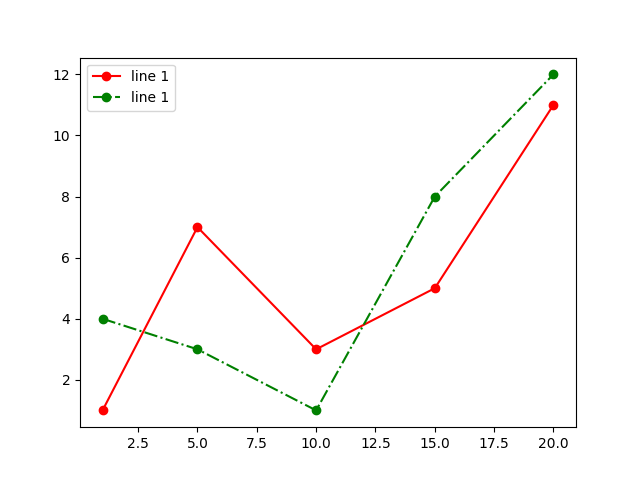

Write Python code to recreate this figure.
import matplotlib.pyplot as plt
x = [1, 5, 10, 15, 20]
y1 = [1, 7, 3, 5, 11]
y2 = [4, 3, 1, 8, 12]
plt.plot(x, y1, 'o-r', label='line 1')
plt.plot(x, y2, 'o-.g', label='line 1')
plt.legend()
plt.show()
